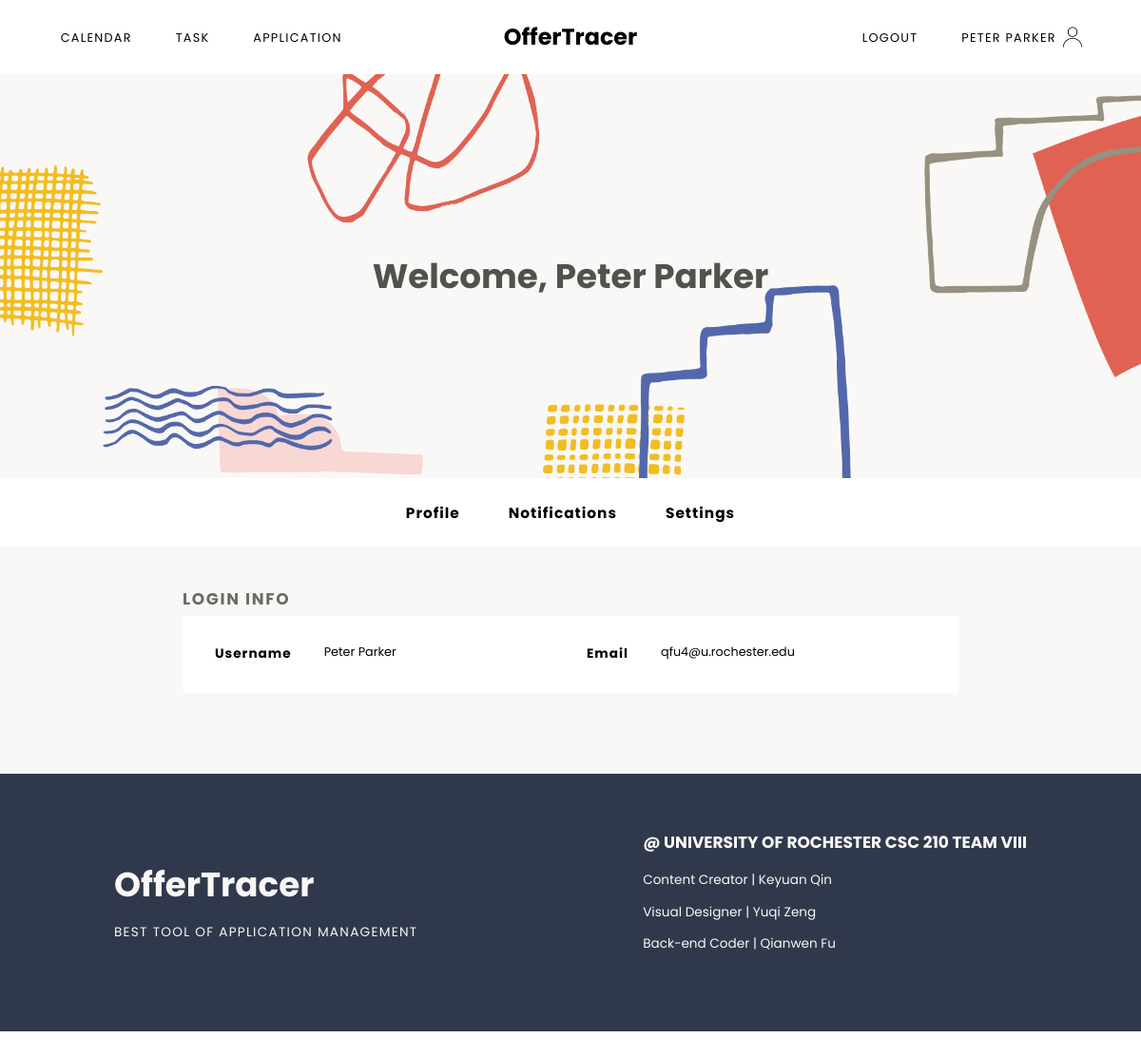
The app's page /dashboard (signed in) with its own data.
### models.py (models this page shows, shortened)
class User(UserMixin, db.Model):
	id = db.Column(db.Integer, primary_key=True)
	email = db.Column(db.String(100), unique=True, nullable=False)
	password = db.Column(db.String(100), nullable=False)
	name = db.Column(db.String(100), nullable=False)
	jobs = db.relationship('Job', backref='author', lazy=True)
	tasks = db.relationship('Task', backref='author', lazy=True)

### main.py (the view)
@main.route('/dashboard')
@login_required
def dashboard():
	return render_template('dashboard.html', name=current_user.name)

### app.py (called while the page is built)
@login_manager.user_loader
def load_user(user_id):
	return User.query.get(int(user_id))

### templates/dashboard.html (shortened to what this page needs)
{% extends "dashboardBase.html" %}
{% block dashboard %}
	<div class="dashContent">
		<h2>Login Info</h2>
		<div class="profileContent">
			<div class="profileItem">
				<h3>Username</h3>
				<p>{{current_user.name}}</p>
			</div>
			<div class="profileItem">
				<h3>Email</h3>
				<p>{{current_user.email}}</p>
			</div>
		</div>
	</div>
{% endblock %}

### templates/dashboardBase.html
{% extends "baseLogged.html" %}
{% block content %}
<div class="dashContainer">
<div class="dashHeader sectionContainer">
	<div class="content">
		<h1>Welcome, {{ name }}</h1>
	</div>
</div>
<nav class="dashMenu">
	<a href="{{url_for('main.dashboard')}}">Profile</a>
	<a href="{{url_for('main.preference')}}">Notifications</a>
	<a href="{{url_for('main.account')}}">Settings</a>
</nav>
<div class="dashContentContainer">
	{% block dashboard %}
	{% endblock %}
</div>
</div>
{% endblock %}

### templates/baseLogged.html (shortened to what this page needs)
<!DOCTYPE html>
<html lang="en">
<head>
	<link rel="stylesheet" type="text/css" href="{{ url_for('static', filename='css/nav.css') }}">
	<link rel="stylesheet" type="text/css" href="{{ url_for('static', filename='css/styles.css') }}">
	<link rel="stylesheet" type="text/css" href="{{ url_for('static', filename='css/dashboard.css') }}">
	<link rel="stylesheet" type="text/css" href="{{ url_for('static', filename='css/calendar.css') }}">
  	<link rel="stylesheet" type="text/css" href="{{ url_for('static', filename='css/task.css') }}">
  	<link rel="stylesheet" type="text/css" href="{{ url_for('static', filename='css/app.css') }}">
  	<link rel="stylesheet" type="text/css" href="{{ url_for('static', filename='css/update.css') }}">
</head>
<body>
	{% if current_user.is_authenticated %}
	<nav class="main-menu auth">
		<div class="m1">
			<a href="{{url_for('main.calendar')}}">Calendar</a>
			<a href="{{url_for('main.task')}}">Task</a>
			<a href="{{url_for('main.job')}}">Application</a>
		</div>
		<div class="title">
			<a href="{{url_for('main.index')}}">OfferTracer</a>
		</div>
		<div class="m2">
			<a href="{{url_for('auth.logout')}}">Logout</a>
			<a href="{{url_for('main.dashboard')}}" class="accName">{{ name }}</a>
		</div>
	</nav>
	{% block content %}
	{% endblock %}
	<footer class="sectionContainer">
			<div class="content footerContent containAlignCenter">
				<div class="webName">
					<h3>OfferTracer</h3>
					<p>Best Tool of Application Management</p>
				</div>
				<div class="developer">
					<h3>@ University of Rochester CSC 210 TEAM VIII</h3>
					<p>Content Creator | Keyuan Qin</p>
					<p>Visual Designer | Yuqi Zeng</p>
					<p>Back-end Coder | Qianwen Fu</p>
				</div>
			</div>
	</footer>
	{% endif %}
</body>
</html>

### static/css/nav.css (style rules this page uses)
.main-menu { top: 0; width: 100%; display: grid; grid-template-columns: 1fr 1fr 1fr; padding-top: 25px; padding-bottom: 25px; }
.auth { background-color: white; }
.main-menu a { text-decoration: none; color:black; font-family: 'Poppins', sans-serif; }
.title { margin: 0 auto; align-self: center; text-align: center; }
.m1 { padding-left: 50px; padding-top: 11px; }
.m2 { padding-right: 40px; text-align: right; padding-top: 11px; }
.title a { font-size: 28px; font-weight: bolder; }
.m1 a, .m2 a { text-transform: uppercase; margin-left: 25px; margin-right: 25px; font-size: 15px; letter-spacing: 1.5px; }
.accName { background-image: url(../images/user.png); background-repeat: no-repeat; background-position: right; background-size: contain; padding-right: 40px; padding-top: 10px; padding-bottom: 10px; }

### static/css/styles.css (style rules this page uses)
html, body, .container { margin: 0; height: 100%; }
.sectionContainer { margin: 0 auto; width: 100%; align-self: center; display: flex; flex-wrap: wrap; justify-content: center; }
.content { height: auto; max-width: 80%; font-family: 'Poppins', sans-serif; display: flex; align-items: center; }
.containAlignCenter { margin: 0 auto; align-self: center; display: flex; flex-wrap: wrap; justify-content: center; }
footer { background-color: #30394b; }
.footerContent { color: #faf8f6; margin-top: 50px; margin-bottom: 80px; width: 100%; justify-content: space-between; }
.webName h3 { font-size: 42px; margin-bottom: 0px; padding-bottom: 0; }
.webName p { text-transform: uppercase; letter-spacing: 1.5px; }
.developer h3 { text-transform: uppercase; font-size: 20px; }
@media (max-width: 1350px) { html { zoom: 90%; } }
@media (max-width: 1250px) { html { zoom: 85%; } }

### static/css/dashboard.css (style rules this page uses)
.dashContainer { background-color: #faf8f6; min-height: 100%; margin: 0; }
.dashHeader { background-image: url(../images/dashback.png); background-repeat: no-repeat; background-size: cover; background-position: center; height: 500px; }
.dashMenu { width: 100%; background-color: white; display: flex; justify-content: center; height: 85px; }
.dashContentContainer { margin: 0 auto; width: 100%; align-self: center; display: flex; justify-content: center; height: auto; }
.dashContent { width: 960px; font-family: 'Poppins', sans-serif; height: auto; padding-bottom: 100px; }
.dashHeader h1 { font-size: 42px; color: #52514e; }
.dashMenu a { height: auto; margin-left: 30px; margin-right: 30px; padding-top: 30px; font-family: 'Poppins', sans-serif; text-decoration: none; font-size: 18px; letter-spacing: 1.2px; font-weight: bold; color: black; text-align: center; }
.dashContent h2 { margin-bottom: 5px; margin-top: 50px; text-transform: uppercase; color: #6c6b67; font-size: 20px; letter-spacing: 2px; }
.profileContent { display: grid; grid-template-columns: 1fr 1fr; background-color: white; border-radius: 5px; padding: 20px; }
.profileItem { display: inline-flex; margin-left: 20px; }
.profileItem h3 { font-size: 16px; margin-right: 40px; letter-spacing: 1.2px; }
.profileItem p { font-size: 15px; vertical-align: middle; }

### static/css/calendar.css (style rules this page uses)
*, *:before, *:after { -moz-box-sizing: border-box; -webkit-box-sizing: border-box; box-sizing: border-box; }

### records on screen
User: name "PETER PARKER", name "Peter Parker", email "qfu4@u.rochester.edu"
